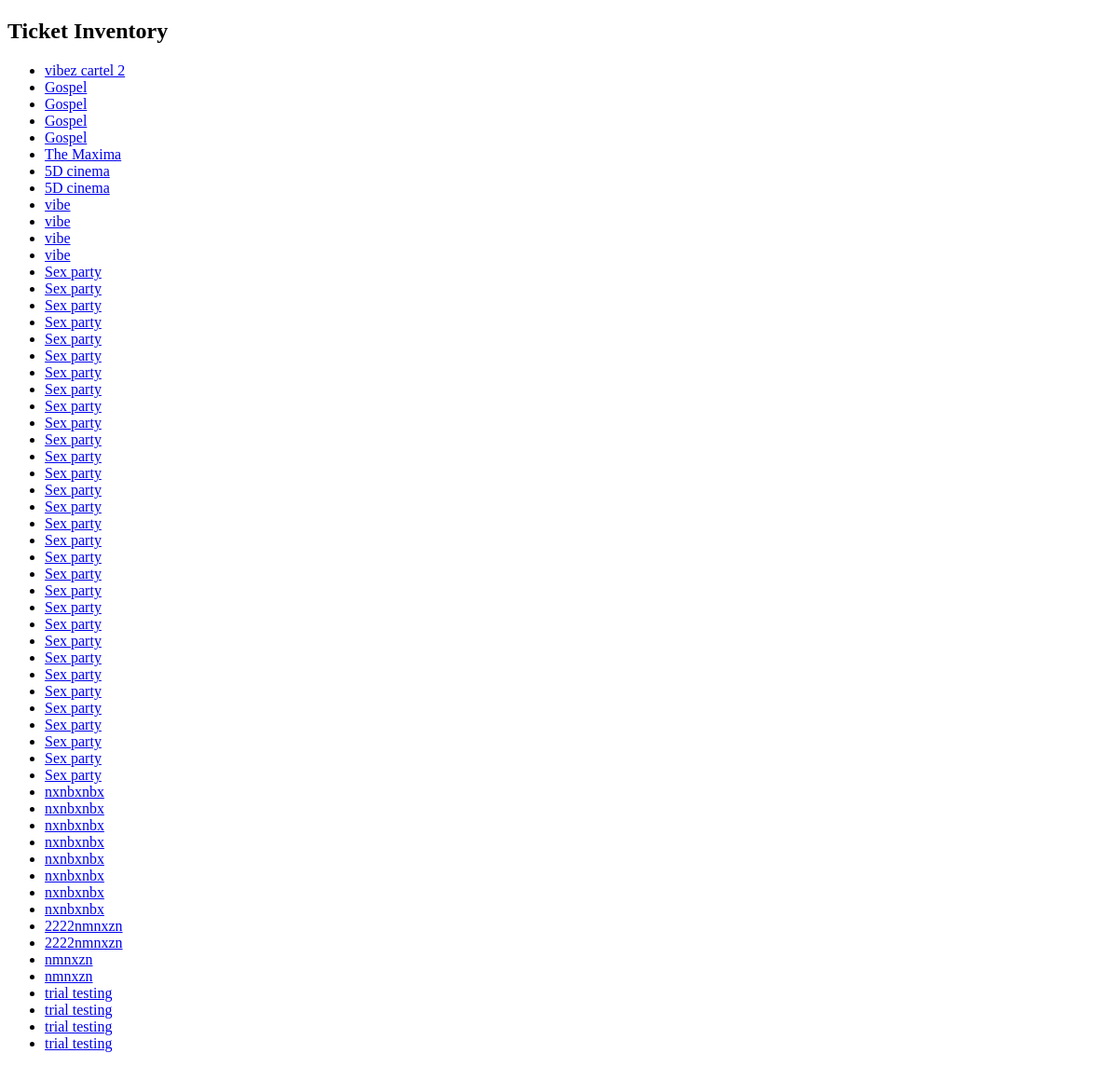
/vendors/inventory/ (signed in), run on an earlier commit of the app's database.
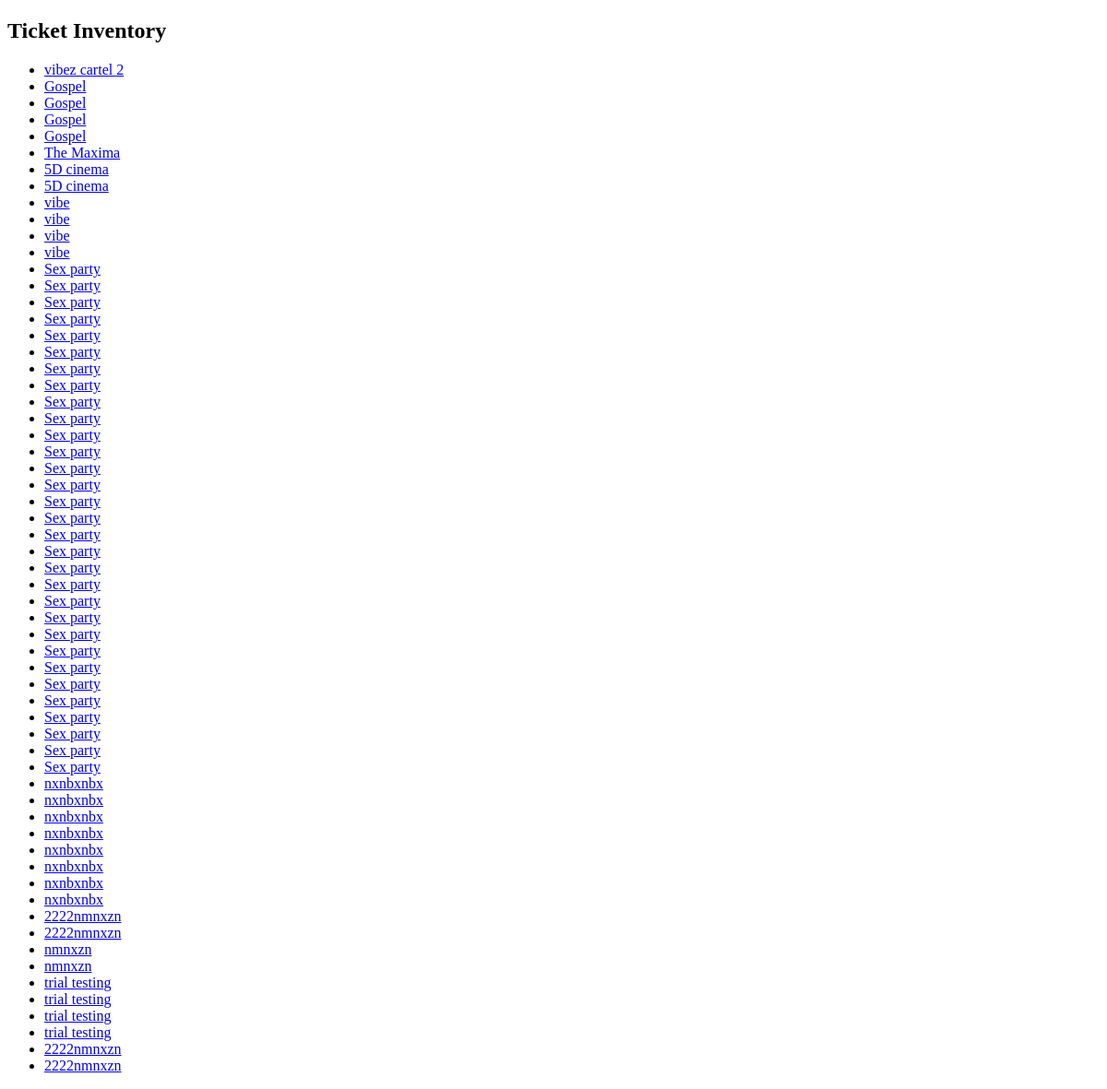
And on a later commit of the database.
### tickets/models.py (models this page shows, shortened)
class Ticket(models.Model):
    ENTITY_TYPE_CHOICES = [
        ('customer', 'Customer'),
        ('vendor', 'Vendor'),
    ]
    event = models.ForeignKey(Event, on_delete=models.CASCADE, related_name='tickets')
    ticket_category = models.ForeignKey(TicketCategory, on_delete=models.CASCADE, null=True, blank=True)
    customer_username = models.CharField(max_length=255, blank=True, null=True)
    vendor = models.ForeignKey(Vendor, on_delete=models.CASCADE, related_name='tickets')
    ticket_number = models.CharField(max_length=20, unique=True)
    purchase_date = models.DateTimeField(auto_now_add=True)
    qr_code = models.ImageField(upload_to='qr_codes/', blank=True)
    entity_type = models.CharField(max_length=10, choices=ENTITY_TYPE_CHOICES)
    verified = models.BooleanField(default=False)

### events/models.py (models this page shows, shortened)
class Event(models.Model):
    STATUS_CHOICES = [
        ('pending', 'Pending'),
        ('approved', 'Approved'),
        ('rejected', 'Rejected'),
    ]
    vendor = models.ForeignKey(Vendor, on_delete=models.CASCADE, related_name='events')
    poster = models.ImageField(upload_to='event_posters/')
    title = models.CharField(max_length=200)
    description = models.TextField()
    category = models.CharField(max_length=100)
    start_date = models.DateTimeField()
    end_date = models.DateTimeField(null=True, blank=True)
    venue_name = models.CharField(max_length=100)
    regular_price = models.DecimalField(max_digits=10, decimal_places=2)
    sale_price = models.DecimalField(max_digits=10, decimal_places=2, null=True, blank=True)
    tickets_available = models.PositiveIntegerField(null=True, blank=True)
    tickets_sold = models.PositiveIntegerField(default=0)
    status = models.CharField(max_length=10, choices=STATUS_CHOICES, default='pending')
    adminaction = models.ForeignKey(settings.AUTH_USER_MODEL, on_delete=models.SET_NULL, null=True, blank=True, editable=False)  # Stores the admin who approved/rejected

### vendors/views.py (the view)
# urls.py: path('inventory/', views.view_inventory, name='view_inventory'),
@login_required
def view_inventory(request):
    vendor = request.user
    inventory = Ticket.objects.filter(customer_username=vendor.username, entity_type='vendor')
    return render(request, 'vendors/inventory.html', {'inventory': inventory})

### templates/vendors/inventory.html (shortened to what this page needs)
<!DOCTYPE html>
<html>
<head>
</head>
<body>
    <h2>Ticket Inventory</h2>
    {% if inventory %}
        <ul>
            {% for ticket in inventory %}
                <li>
                    <a href="{% url 'ticket_receipt' ticket.id %}">{{ ticket.event.title }}</a>
                </li>
            {% endfor %}
        </ul>
    {% else %}
        <p>No tickets in inventory.</p>
    {% endif %}
</body>
</html>

What changed in the data, as far as the page shows it:
added Ticket: event "2222nmnxzn"
added Ticket: event "2222nmnxzn"
